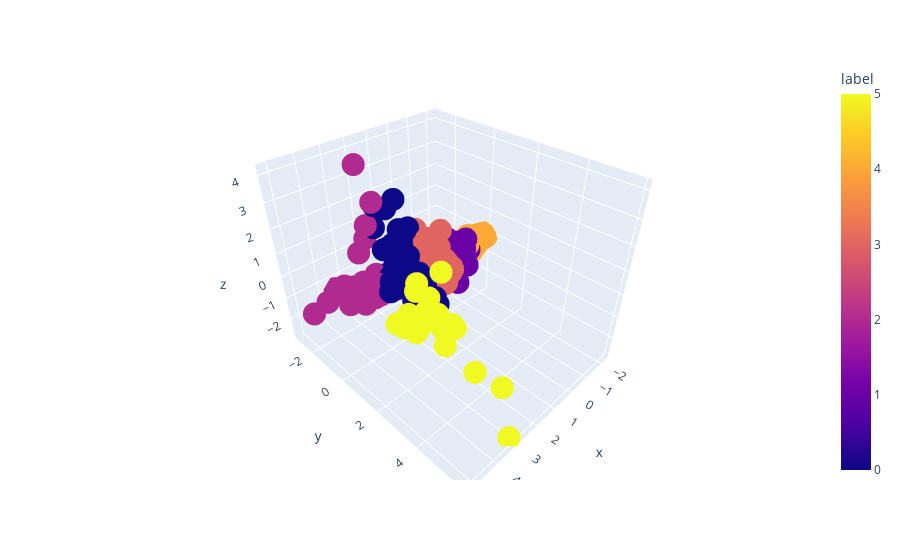

The cell this chart's notebook holds for it:
### Markdown cell above
#### K-Means

### Code cell
k_pca3d_df = pd.DataFrame()
k_pca3d_df['x'] = test_pca3d_list[:, 0]
k_pca3d_df['y'] = test_pca3d_list[:, 1]
k_pca3d_df['z'] = test_pca3d_list[:, 2]
k_pca3d_df['label'] = k_pred

fig = px.scatter_3d(k_pca3d_df, x='x', y='y', z='z', color='label')
fig.show()

### Figure 1 — Plotly figure (JSON) as saved in the notebook; plotly's stock layout.template omitted (floating-point values rounded to 4 significant figures; data arrays with more than 128 entries replaced by an {"elided": "..."} marker saying what was removed)
{"data": [{"hovertemplate": "x=%{x}<br>y=%{y}<br>z=%{z}<br>label=%{marker.color}<extra></extra>", "legendgroup": "", "marker": {"color": {"elided": "1115 int values"}, "coloraxis": "coloraxis", "symbol": "circle"}, "mode": "markers", "name": "", "scene": "scene", "showlegend": false, "type": "scatter3d", "x": {"elided": "1115 float values"}, "y": {"elided": "1115 float values"}, "z": {"elided": "1115 float values"}}], "layout": {"coloraxis": {"colorbar": {"title": {"text": "label"}}, "colorscale": [[0, "#0d0887"], [0.1111, "#46039f"], [0.2222, "#7201a8"], [0.3333, "#9c179e"], [0.4444, "#bd3786"], [0.5556, "#d8576b"], [0.6667, "#ed7953"], [0.7778, "#fb9f3a"], [0.8889, "#fdca26"], [1, "#f0f921"]]}, "legend": {"tracegroupgap": 0}, "margin": {"t": 60}, "scene": {"domain": {"x": [0, 1], "y": [0, 1]}, "xaxis": {"title": {"text": "x"}}, "yaxis": {"title": {"text": "y"}}, "zaxis": {"title": {"text": "z"}}}}}
